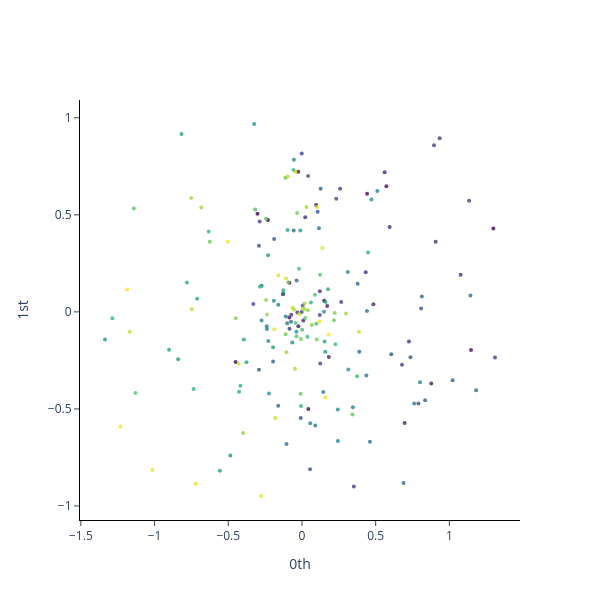

Notebook code for this chart:
### Code cell
## Circle 형태를 띈 데이터로부터 생성된 Point cloud
rand_angles = 2*np.pi*np.random.rand(200)       # 랜덤하게 각을 200개 뽑습니다.
rand_noise = np.random.rand(200,1)         # 구간 [0,1]에서 200개의 랜덤한 노이즈를 생성합니다.
circle1 = np.array([np.cos(rand_angles[:100])+0.5,np.sin(rand_angles[:100])]).T    # 중심이 (0.05,0)인 원에서 랜덤하게 100개의 점을 추출합니다.
circle2 = np.array([np.cos(rand_angles[100:])-0.5,np.sin(rand_angles[100:])]).T    # 중심이 (-0.05,0)인 원에서 랜덤하게 100개의 점을 추출합니다.
point_cloud2 = rand_noise*np.vstack((circle1,circle2))  # 위 점들을 모두 합친 뒤, 각각에 노이즈를 적용합니다.
plot_point_cloud(point_cloud2)

### Figure 1 — Plotly figure (JSON) as saved in the notebook; plotly's stock layout.template omitted (floating-point values rounded to 4 significant figures; data arrays with more than 128 entries replaced by an {"elided": "..."} marker saying what was removed)
{"data": [{"marker": {"color": {"elided": "200 int values"}, "colorscale": [[0, "#440154"], [0.1111, "#482878"], [0.2222, "#3e4989"], [0.3333, "#31688e"], [0.4444, "#26828e"], [0.5556, "#1f9e89"], [0.6667, "#35b779"], [0.7778, "#6ece58"], [0.8889, "#b5de2b"], [1, "#fde725"]], "opacity": 0.8, "size": 4}, "mode": "markers", "type": "scatter", "x": {"elided": "200 float values"}, "y": {"elided": "200 float values"}}], "layout": {"height": 600, "plot_bgcolor": "white", "width": 600, "xaxis": {"anchor": "x", "exponentformat": "e", "linecolor": "black", "linewidth": 1, "mirror": false, "showexponent": "all", "showline": true, "side": "bottom", "ticks": "outside", "title": {"text": "0th"}, "type": "linear", "zeroline": true}, "yaxis": {"anchor": "y", "exponentformat": "e", "linecolor": "black", "linewidth": 1, "mirror": false, "showexponent": "all", "showline": true, "side": "left", "ticks": "outside", "title": {"text": "1st"}, "type": "linear", "zeroline": true}}}
